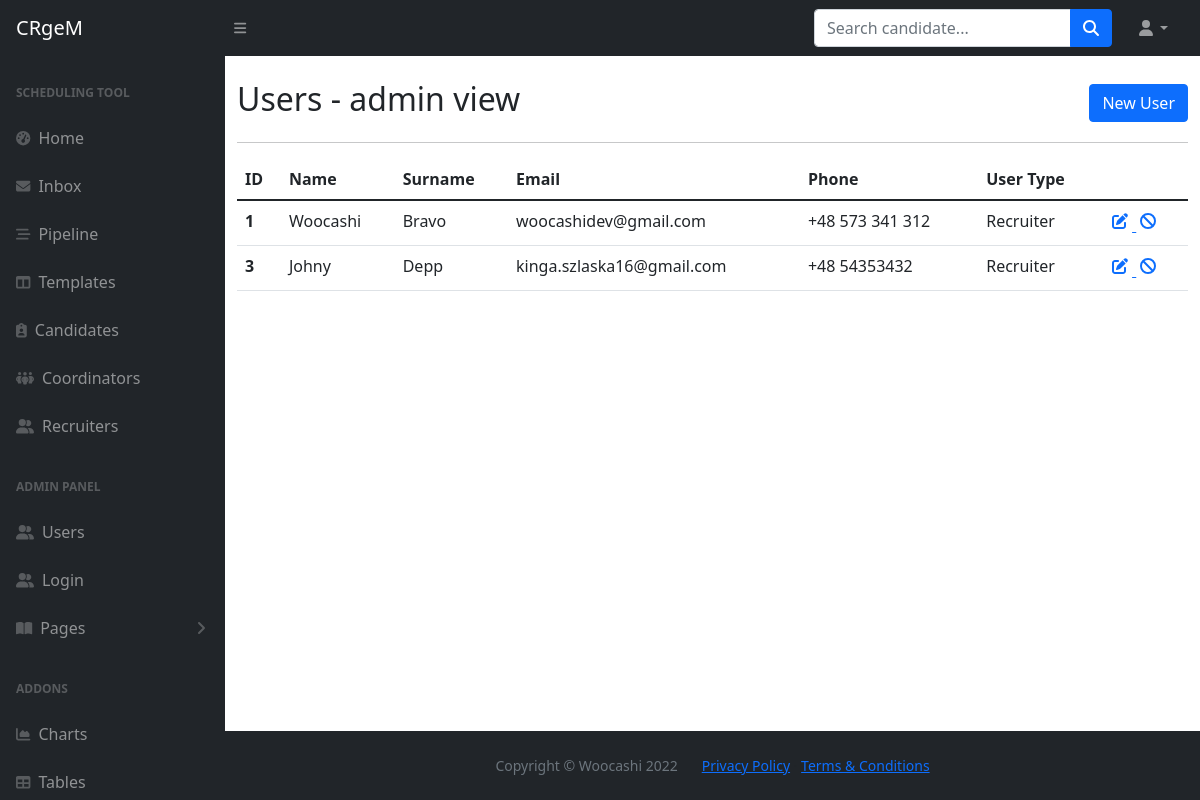
/users, run on an earlier commit of the app's database.
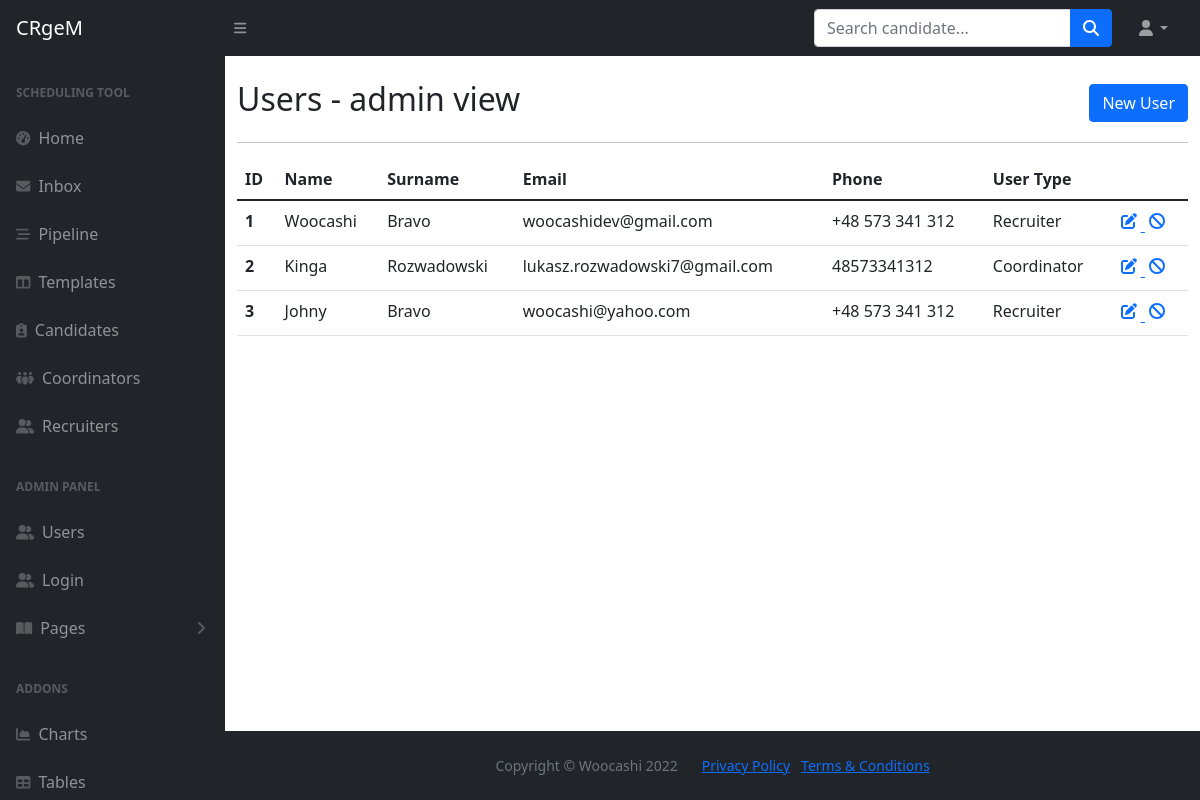
And on a later commit of the database.
### main.py (models this page shows)
class User(db.Model, UserMixin, Base):
    __tablename__="users"
    id = db.Column(db.Integer, primary_key=True)
    first_name = db.Column(db.String, nullable=False)
    last_name = db.Column(db.String, nullable=False)
    full_name = db.Column(db.String, nullable=False)
    email = db.Column(db.String, nullable=False, unique=True)
    phone = db.Column(db.String, nullable=False)
    type = db.Column(db.String, nullable=False)
    password = db.Column(db.String, nullable=False)
    interviews = relationship("Interview", back_populates="created_by")
    templates = relationship("Template", back_populates="created_by")
    candidates = relationship("Candidate", back_populates="created_by")
    tasks_sent = relationship("Task", primaryjoin="User.id==Task.sender_id", back_populates="from_user")
    tasks_received = relationship("Task", primaryjoin="User.id==Task.recipient_id", back_populates="to_user")
    tasks_delegated = relationship("Task", primaryjoin="User.id==Task.delegate_id", back_populates="delegated_by")

### main.py (the view)
@app.route('/users')
def users():
    users = db.session.query(User).all()
    return render_template('users.html', users=users)

### templates/users.html
{% import "bootstrap/wtf.html" as wtf %}
{% include 'header.html' %}
	<main>
		<div class="container mt-4">
			<div class="row d-flex align-items-center">
				<div class="col-lg-6">
					<h2>Users - admin view</h2>
				</div>
				<div class="col-lg-6 d-flex justify-content-end">
					<a class="btn btn-primary" href="{{url_for('user_new', form=form)}}">New User</a>
				</div>
			</div>
			<hr>
			{% if users|length == 0 %}
			<p>There are no users registered in this CRM environment</p>
			{% else %}
			<table class="table">
				  <thead>
				    <tr>
				      <th scope="col">ID</th>
				      <th scope="col">Name</th>
				      <th scope="col">Surname</th>
				      <th scope="col">Email</th>
					    <th scope="col">Phone</th>
					    <th scope="col">User Type</th>
				    </tr>
				  </thead>
				  <tbody>
				  {% for user in users %}
				    <tr>
				      <th scope="row">{{user.id}}</th>
				      <td>{{user.first_name}}</td>
				      <td>{{user.last_name}}</td>
				      <td>{{user.email}}</td>
					    <td>{{user.phone}}</td>
					    <td>{{user.type}}</td>
					    <td>
						    <a href="{{url_for('user_edit', user_id=user.id, form=form)}}">
							    <i class="fa-solid fa-pen-to-square p-1" title="edit user"></i>
						    <a href="{{url_for('user_delete', user_id=user.id)}}">
						        <i class="fa-solid fa-ban p-1" title="delete user"></i>
					        </a>
					    </td>
				    </tr>
				  {% endfor %}
				  </tbody>
				</table>
			{% endif %}
		</div>
	</main>
{% include 'footer.html' %}

What changed in the data, as far as the page shows it:
added User: id "2", first_name "Kinga", last_name "Rozwadowski", email "lukasz.rozwadowski7@gmail.com", phone "48573341312", type "Coordinator"
changed User "Johny": last_name "Depp" → "Bravo"; email "kinga.szlaska16@gmail.com" → "woocashi@yahoo.com"; phone "+48 54353432" → "+48 573 341 312"
